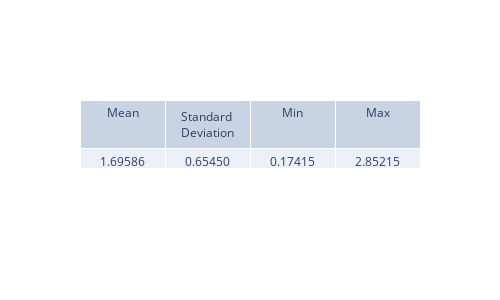

Source (notebook cell):
### Code cell
diff_integrals = np.sqrt(psi_sq_diff).mean(axis=0) * (x_max - x_min)
view_metrics(diff_integrals)

plt.figure(figsize=(8,5), dpi=200)
plt.plot(t_values, diff_integrals, '-')
plt.xlabel('Time (ps)')
plt.ylabel('Integral of absolute error of psi^2(x, t)')
plt.title('Integral of sqrt(abs(abs(psi^2)))')
plt.grid(True)
plt.show()

### Figure 1 — Plotly figure (JSON) as saved in the notebook; plotly's stock layout.template omitted (floating-point values rounded to 4 significant figures)
{"data": [{"cells": {"values": [["1.69586"], ["0.65450"], ["0.17415"], ["2.85215"]]}, "header": {"values": ["Mean", "Standard Deviation", "Min", "Max"]}, "type": "table"}], "layout": {"height": 300, "width": 500}}
